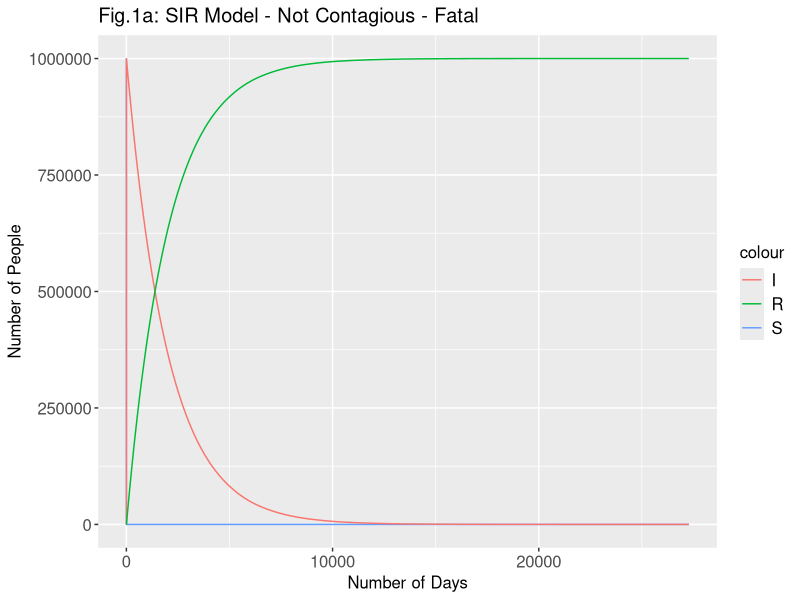
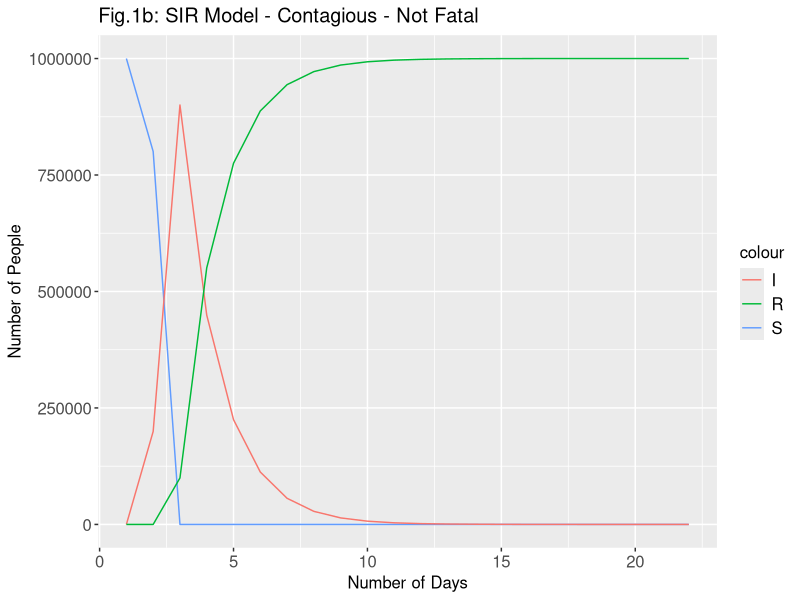
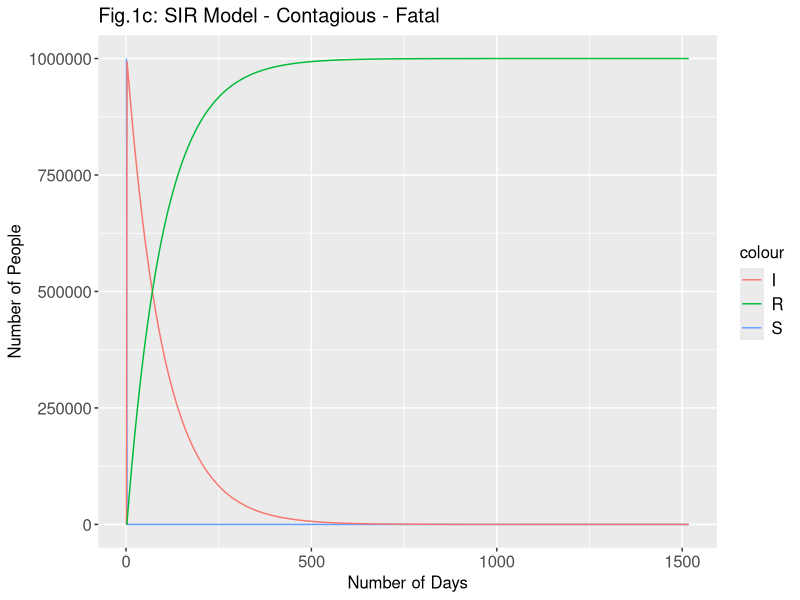
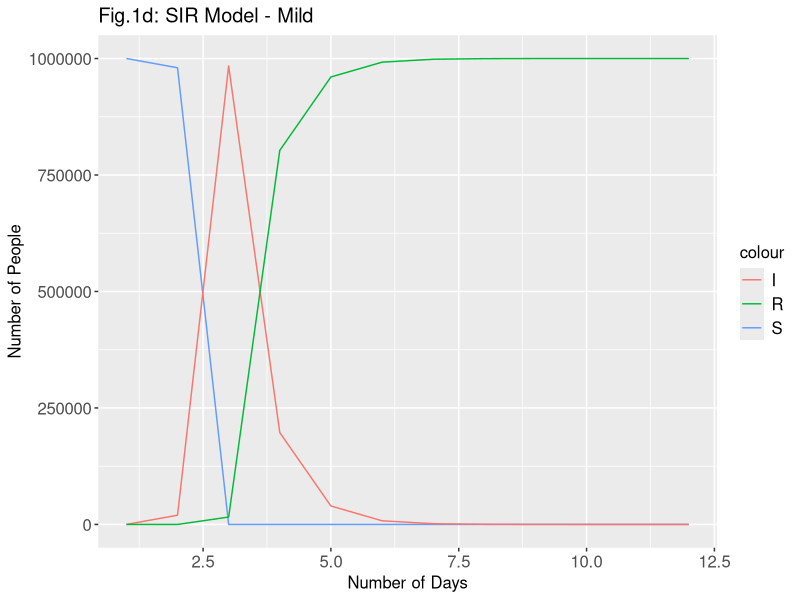
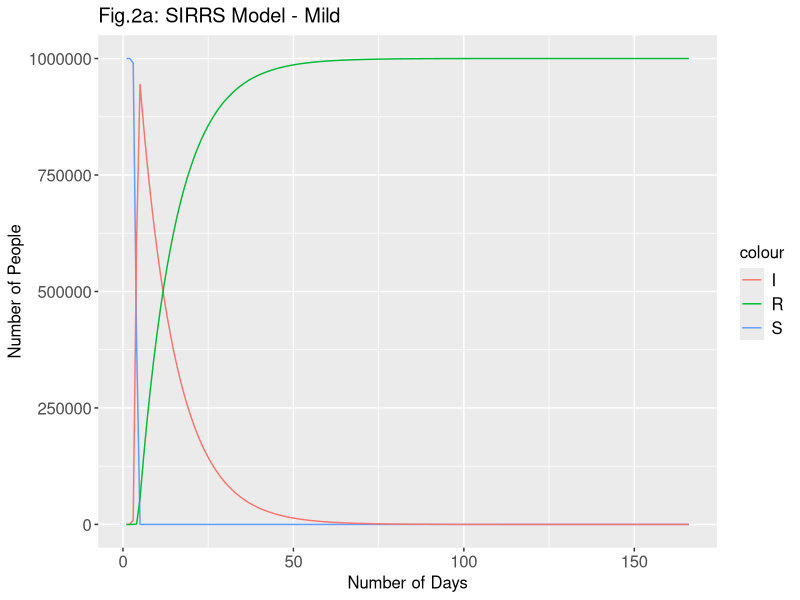
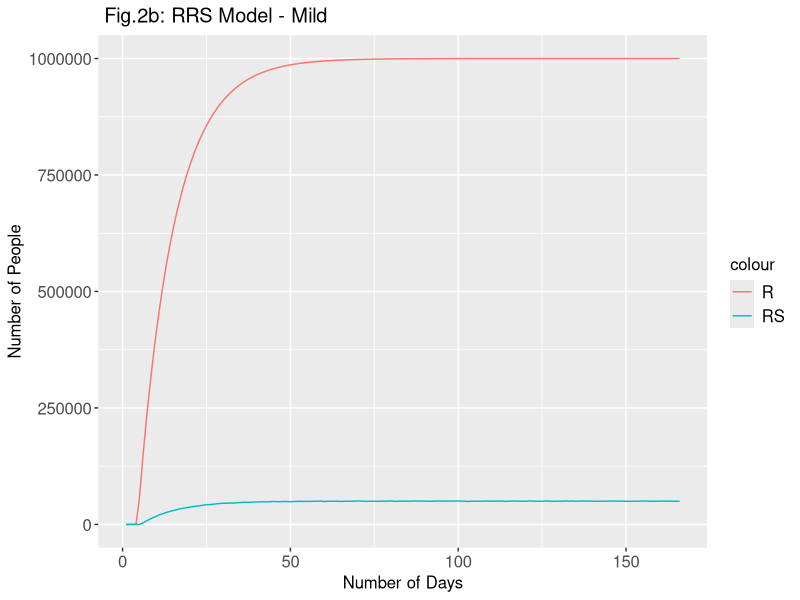
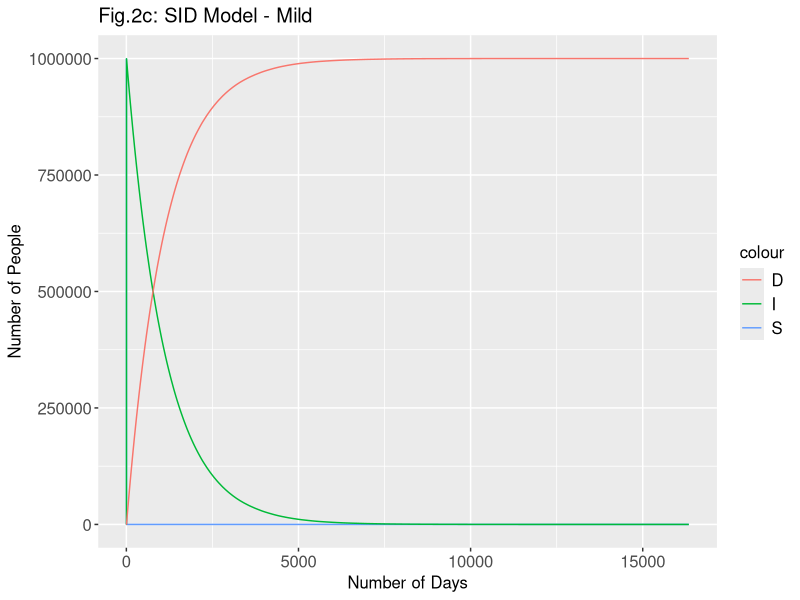
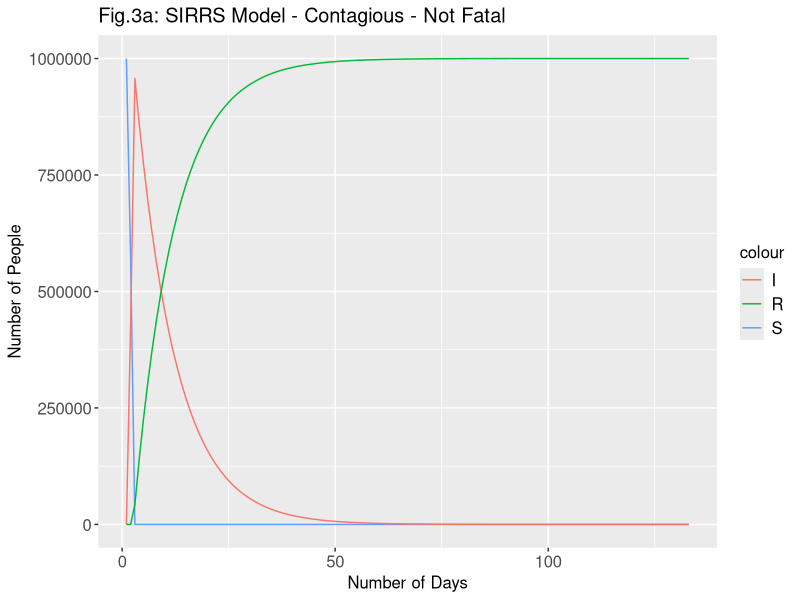

Write the R code that produced these figures, in order.
# Baseline model
## SIR model with four different scenarios
# Population
N <- 1000000
# Not Contagious and Fatal
# low infection rate and low recovery
# # Prob S to I
alpha <- 0.0006
# # Prob I to R
beta <- 0.0005

# Contagious and Not Fatal 
# high infection rate and high recovery
# # Prob S to I
alpha2 <- 0.2
# # Prob I to R
beta2 <- 0.5

# Contagious and Fatal
# high infection rate and low recovery
# # Prob S to I
alpha3 <- 0.7
# # Prob I to R
beta3 <- 0.01

# Mild - Not Contagious and Not Fatal
# low infection rate and high recovery
# # Prob S to I
alpha4 <- 0.02
# # Prob I to R
beta4 <- 0.8


SIR <- function(alpha,beta,N) {
  
  suscept <- list() # list with SIR
  suscept$S[1] <- N - 1
  suscept$I[1] <- 1
  suscept$R[1] <- 0
  t_1 <- 1
  
  while (suscept$R[t_1] < N) {
    suscept$S[t_1 + 1] <- rbinom(1, suscept$S[t_1], (1 - alpha)^(suscept$I[t_1]))
    suscept$R[t_1 + 1] <- suscept$R[t_1] + rbinom(1, suscept$I[t_1], beta)
    suscept$I[t_1 + 1] <- N - suscept$S[t_1 + 1] - suscept$R[t_1 + 1]
    torf <- suscept$S + suscept$I + suscept$R == N
    t_1 <- t_1 + 1
  }
  return(list(sir = suscept, tf = torf))
}

library(ggplot2)

set.seed(1234)
ans <- SIR(alpha,beta,N)
ans1 <- data.frame(ans[1])
ans1$Num <- 1:length(ans1$sir.S)
ggplot(ans1, aes(x = Num),) + 
  geom_line(ans1, mapping = aes(y = sir.S, color = "S")) +
  geom_line(ans1, mapping = aes(y = sir.I, color = "I")) +
  geom_line(ans1, mapping = aes(y = sir.R, color = "R")) +
  labs(x = "Number of Days", y = "Number of People", title = "Fig.1a: SIR Model - Not Contagious - Fatal") +
  theme(legend.text = element_text(size = 12), legend.title = element_text(size = 12), axis.title.x = element_text(size = 12), 
        axis.text.x = element_text(size = 12), axis.title.y = element_text(size = 12), 
        axis.text.y = element_text(size = 12), title = element_text(size = 12))

set.seed(1234)
ans2 <- SIR(alpha2,beta2,N)
ans12 <- data.frame(ans2[1])
ans12$Num <- 1:length(ans12$sir.S)
ggplot(ans12, aes(x = Num)) + 
  geom_line(ans12, mapping = aes(y = sir.S, color = "S")) +
  geom_line(ans12, mapping = aes(y = sir.I, color = "I")) +
  geom_line(ans12, mapping = aes(y = sir.R, color = "R")) +
  labs(x = "Number of Days", y = "Number of People", title = "Fig.1b: SIR Model - Contagious - Not Fatal") +
  theme(legend.text = element_text(size = 12), legend.title = element_text(size = 12), axis.title.x = element_text(size = 12), 
        axis.text.x = element_text(size = 12), axis.title.y = element_text(size = 12), 
        axis.text.y = element_text(size = 12), title = element_text(size = 12))

set.seed(1234)
ans3 <- SIR(alpha3,beta3,N)
ans13 <- data.frame(ans3[1])
ans13$Num <- 1:length(ans13$sir.S)
ggplot(ans13, aes(x = Num)) + 
  geom_line(ans13, mapping = aes(y = sir.S, color = "S")) +
  geom_line(ans13, mapping = aes(y = sir.I, color = "I")) +
  geom_line(ans13, mapping = aes(y = sir.R, color = "R")) +
  labs(x = "Number of Days", y = "Number of People", title = "Fig.1c: SIR Model - Contagious - Fatal") +
  theme(legend.text = element_text(size = 12), legend.title = element_text(size = 12), 
        axis.title.x = element_text(size = 12), axis.text.x = element_text(size = 12), 
        axis.title.y = element_text(size = 12), axis.text.y = element_text(size = 12), title = element_text(size = 12))

set.seed(1234)
ans4 <- SIR(alpha4,beta4,N)
ans14 <- data.frame(ans4[1])
ans14$Num <- 1:length(ans14$sir.S)
ggplot(ans14, aes(x = Num)) + 
  geom_line(ans14, mapping = aes(y = sir.S, color = "S")) +
  geom_line(ans14, mapping = aes(y = sir.I, color = "I")) +
  geom_line(ans14, mapping = aes(y = sir.R, color = "R")) +
  labs(x = "Number of Days", y = "Number of People", title = "Fig.1d: SIR Model - Mild") +
  theme(legend.text = element_text(size = 12), legend.title = element_text(size = 12), 
        axis.title.x = element_text(size = 12), axis.text.x = element_text(size = 12), axis.title.y = element_text(size = 12), 
        axis.text.y = element_text(size = 12), title = element_text(size = 12))


# SIRRS and SID models
# SIRRS and SID
SIRD <- function(alpha,beta,d,rs,N) { # (alpha,beta,d,rs,N)
  
  susceptR <- list() # list with SIRRS
  susceptR$S[1] <- N - 1
  susceptR$I[1] <- 1
  susceptR$R[1] <- 0
  susceptR$RS[1] <- 0
  t_1R <- 1
  counts <- 0
  while (susceptR$R[t_1R] < N) {
    susceptR$S[t_1R + 1] <- rbinom(1, susceptR$S[t_1R], (1 - alpha)^(susceptR$I[t_1R]))
    susceptR$R[t_1R + 1] <- susceptR$R[t_1R] + rbinom(1, susceptR$I[t_1R], beta)
    susceptR$RS[t_1R + 1] <- rbinom(1, susceptR$R[t_1R], rs)
    susceptR$I[t_1R + 1] <- N - susceptR$S[t_1R + 1] - susceptR$R[t_1R + 1]
    torfR <- susceptR$S + susceptR$I + susceptR$R == N 
    t_1R <- t_1R + 1
    
  }
  
  susceptD <- list() # list with SID
  susceptD$S[1] <- N - 1
  susceptD$I[1] <- 1
  susceptD$D[1] <- 0
  t_1 <- 1
  
  while (susceptD$D[t_1] < N) {
    susceptD$S[t_1 + 1] <- rbinom(1, susceptD$S[t_1], (1 - alpha)^(susceptD$I[t_1]))
    susceptD$D[t_1 + 1] <- susceptD$D[t_1] + rbinom(1, susceptD$I[t_1], d)
    susceptD$I[t_1 + 1] <- N - susceptD$S[t_1 + 1] - susceptD$D[t_1 + 1]
    torfD <- susceptD$S + susceptD$I + susceptD$D == N 
    t_1 <- t_1 + 1
    
  }
  return(list(sir = susceptR, sid = susceptD, t_R = t_1R, t_D = t_1))
}

# Four scenarios:

# very mild disease with population of 1000000
# # mildly contagious with mild outcomes
library(ggplot2)

N <- 1000000
# # Prob S to I
alpha <- 0.0001
# # Prob I to R 
beta <- 0.09
# # Prob I to D
d <- 0.0009
# # Prob R to S
rs <- 0.05

set.seed(1234)
mild <- SIRD(alpha,beta,d,rs,N)

# very contagious with mild outcomes with population of 1000000
N <- 1000000
# # Prob S to I
alpha <- 0.43
# # Prob I to R 
beta <- 0.1
# # Prob I to D
d <- 0.0004
# # Prob R to S
rs <- 0.09

set.seed(1234)
onlycontagious <- SIRD(alpha,beta,d,rs,N)

# mildly contagious with fatal outcomes with population of 1000000
N <- 1000000
# # Prob S to I
alpha <- 0.0002
# # Prob I to R 
beta <- 0.0007
# # Prob I to D
d <- 0.01
# # Prob R to S
rs <- 0.0001

set.seed(1234)
dangermild <- SIRD(alpha,beta,d,rs,N)

# very contagious with fatal outcomes with population of 1000000
N <- 1000000
# # Prob S to I
alpha <- 0.2
# # Prob I to R 
beta <- 0.00055
# # Prob I to D
d <- 0.25
# # Prob R to S
rs <- 0.22

set.seed(1234)
danger <- SIRD(alpha,beta,d,rs,N)


# Plots of the four scenarios 
library(ggplot2)

# mild scenario
# SIR
mildR <- data.frame(mild[1])
mildR$Num <- 1:length(mildR$sir.S)
ggplot(mildR, aes(x = Num)) + 
  geom_line(mildR, mapping = aes(y = sir.S, color = "S")) +
  geom_line(mildR, mapping = aes(y = sir.I, color = "I")) +
  geom_line(mildR, mapping = aes(y = sir.R, color = "R")) +
  labs(x = "Number of Days", y = "Number of People", title = "Fig.2a: SIRRS Model - Mild") +
  theme(legend.text = element_text(size = 12), legend.title = element_text(size = 12),
        axis.title.x = element_text(size = 12), axis.text.x = element_text(size = 12), 
        axis.title.y = element_text(size = 12), axis.text.y = element_text(size = 12), title = element_text(size = 12))

# RRS
ggplot(mildR, aes(x = Num)) + 
  geom_line(mildR, mapping = aes(y = sir.R, color = "R")) +
  geom_line(mildR, mapping = aes(y = sir.RS, color = "RS")) +
  labs(x = "Number of Days", y = "Number of People", title = " Fig.2b: RRS Model - Mild") +
  theme(legend.text = element_text(size = 12), legend.title = element_text(size = 12), 
        axis.title.x = element_text(size = 12), axis.text.x = element_text(size = 12), 
        axis.title.y = element_text(size = 12), axis.text.y = element_text(size = 12), title = element_text(size = 12))

# SID
mildD <- data.frame(mild[2])
mildD$Num <- 1:length(mildD$sid.S)
ggplot(mildD, aes(x = Num)) + 
  geom_line(mildD, mapping = aes(y = sid.S, color = "S")) +
  geom_line(mildD, mapping = aes(y = sid.I, color = "I")) +
  geom_line(mildD, mapping = aes(y = sid.D, color = "D")) +
  labs(x = "Number of Days", y = "Number of People", title = "Fig.2c: SID Model - Mild") +
  theme(legend.text = element_text(size = 12), legend.title = element_text(size = 12), 
        axis.title.x = element_text(size = 12), axis.text.x = element_text(size = 12), 
        axis.title.y = element_text(size = 12), axis.text.y = element_text(size = 12), title = element_text(size = 12))


# onlycontagious scenario
# SIR
ocontagR <- data.frame(onlycontagious[1])
ocontagR$Num <- 1:length(ocontagR$sir.S)
ggplot(ocontagR, aes(x = Num)) + 
  geom_line(ocontagR, mapping = aes(y = sir.S, color = "S")) +
  geom_line(ocontagR, mapping = aes(y = sir.I, color = "I")) +
  geom_line(ocontagR, mapping = aes(y = sir.R, color = "R")) +
  labs(x = "Number of Days", y = "Number of People", title = "Fig.3a: SIRRS Model - Contagious - Not Fatal") +
  theme(legend.text = element_text(size = 12), legend.title = element_text(size = 12), 
        axis.title.x = element_text(size = 12), axis.text.x = element_text(size = 12), 
        axis.title.y = element_text(size = 12), axis.text.y = element_text(size = 12), title = element_text(size = 12))

# RRS
ggplot(ocontagR, aes(x = Num)) + 
  geom_line(ocontagR, mapping = aes(y = sir.R, color = "R")) +
  geom_line(ocontagR, mapping = aes(y = sir.RS, color = "RS")) +
  labs(x = "Number of Days", y = "Number of People", title = "Fig.3b: RRS Model - Contagious - Not Fatal") +
  theme(legend.text = element_text(size = 12), legend.title = element_text(size = 12), 
        axis.title.x = element_text(size = 12), axis.text.x = element_text(size = 12), 
        axis.title.y = element_text(size = 12), axis.text.y = element_text(size = 12), title = element_text(size = 12))

# SID
ocontagD <- data.frame(onlycontagious[2])
ocontagD$Num <- 1:length(ocontagD$sid.S)
ggplot(ocontagD, aes(x = Num)) + 
  geom_line(ocontagD, mapping = aes(y = sid.S, color = "S")) +
  geom_line(ocontagD, mapping = aes(y = sid.I, color = "I")) +
  geom_line(ocontagD, mapping = aes(y = sid.D, color = "D")) +
  labs(x = "Number of Days", y = "Number of People", title = "Fig.3c: SID Model - Contagious - Not Fatal") +
  theme(legend.text = element_text(size = 12), legend.title = element_text(size = 12), 
        axis.title.x = element_text(size = 12), axis.text.x = element_text(size = 12), 
        axis.title.y = element_text(size = 12), axis.text.y = element_text(size = 12), title = element_text(size = 12))


# dangermild scenario
# SIR
dmR <- data.frame(dangermild[1])
dmR$Num <- 1:length(dmR$sir.S)
ggplot(dmR, aes(x = Num)) + 
  geom_line(dmR, mapping = aes(y = sir.S, color = "S")) +
  geom_line(dmR, mapping = aes(y = sir.I, color = "I")) +
  geom_line(dmR, mapping = aes(y = sir.R, color = "R")) +
  labs(x = "Number of Days", y = "Number of People", title = "Fig.4a: SIRRS Model - Not Contagious - Fatal") +
  theme(legend.text = element_text(size = 12), legend.title = element_text(size = 12), 
        axis.title.x = element_text(size = 12), axis.text.x = element_text(size = 12), 
        axis.title.y = element_text(size = 12), axis.text.y = element_text(size = 12), title = element_text(size = 12))

# RRS
ggplot(dmR, aes(x = Num)) + 
  geom_line(dmR, mapping = aes(y = sir.R, color = "R")) +
  geom_line(dmR, mapping = aes(y = sir.RS, color = "RS")) +
  labs(x = "Number of Days", y = "Number of People", title = "Fig.4b: RRS Model - Not Contagious - Fatal") +
  theme(legend.text = element_text(size = 12), legend.title = element_text(size = 12), 
        axis.title.x = element_text(size = 12), axis.text.x = element_text(size = 12), 
        axis.title.y = element_text(size = 12), axis.text.y = element_text(size = 12), title = element_text(size = 12))

#SID
dmD <- data.frame(dangermild[2])
dmD$Num <- 1:length(dmD$sid.S)
ggplot(dmD, aes(x = Num)) + 
  geom_line(dmD, mapping = aes(y = sid.S, color = "S")) +
  geom_line(dmD, mapping = aes(y = sid.I, color = "I")) +
  geom_line(dmD, mapping = aes(y = sid.D, color = "D")) +
  labs(x = "Number of Days", y = "Number of People", title = "Fig.4c: SID Model - Not Contagious - Fatal") +
  theme(legend.text = element_text(size = 12), legend.title = element_text(size = 12), 
        axis.title.x = element_text(size = 12), axis.text.x = element_text(size = 12), 
        axis.title.y = element_text(size = 12), axis.text.y = element_text(size = 12), title = element_text(size = 12))


# danger scenario
# SIR
dangerR <- data.frame(danger[1])
dangerR$Num <- 1:length(dangerR$sir.S)
ggplot(dangerR, aes(x = Num)) + 
  geom_line(dangerR, mapping = aes(y = sir.S, color = "S")) +
  geom_line(dangerR, mapping = aes(y = sir.I, color = "I")) +
  geom_line(dangerR, mapping = aes(y = sir.R, color = "R")) +
  labs(x = "Number of Days", y = "Number of People", title = "Fig.5a: SIRRS Model - Contagious - Fatal") +
  theme(legend.text = element_text(size = 12), legend.title = element_text(size = 12), 
        axis.title.x = element_text(size = 12), axis.text.x = element_text(size = 12), 
        axis.title.y = element_text(size = 12), axis.text.y = element_text(size = 12), title = element_text(size = 12))

# RRS
ggplot(dangerR, aes(x = Num)) + 
  geom_line(dangerR, mapping = aes(y = sir.R, color = "R")) +
  geom_line(dangerR, mapping = aes(y = sir.RS, color = "RS")) +
  labs(x = "Number of Days", y = "Number of People", title = "Fig.5b: RRS Model - Contagious - Fatal") +
  theme(legend.text = element_text(size = 12), legend.title = element_text(size = 12), 
        axis.title.x = element_text(size = 12), axis.text.x = element_text(size = 12), 
        axis.title.y = element_text(size = 12), axis.text.y = element_text(size = 12), title = element_text(size = 12))

# SID
dangerD <- data.frame(danger[2])
dangerD$Num <- 1:length(dangerD$sid.S)
ggplot(dangerD, aes(x = Num)) + 
  geom_line(dangerD, mapping = aes(y = sid.S, color = "S")) +
  geom_line(dangerD, mapping = aes(y = sid.I, color = "I")) +
  geom_line(dangerD, mapping = aes(y = sid.D, color = "D")) +
  labs(x = "Number of Days", y = "Number of People", title = "Fig.5c: SID Model - Contagious - Fatal") +
  theme(legend.text = element_text(size = 12), legend.title = element_text(size = 12), 
        axis.title.x = element_text(size = 12), axis.text.x = element_text(size = 12), 
        axis.title.y = element_text(size = 12), axis.text.y = element_text(size = 12), title = element_text(size = 12))
